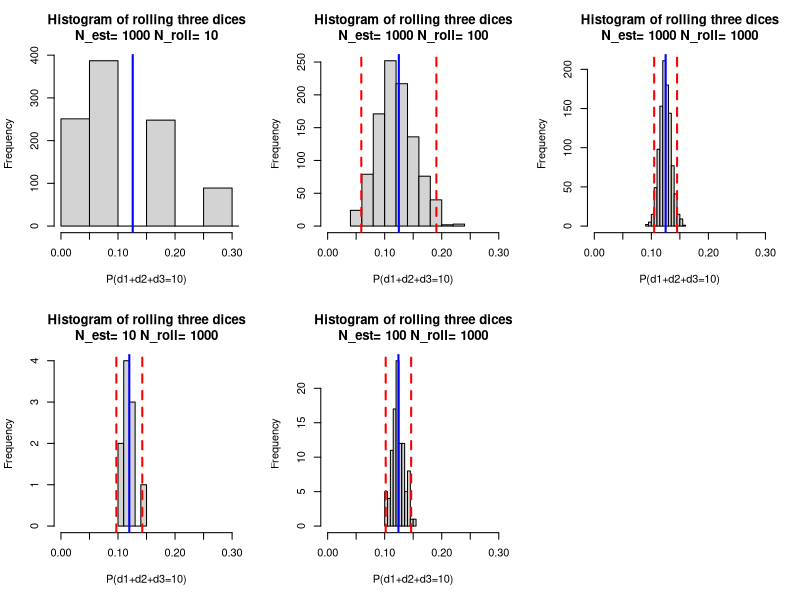

Here is the R script that generated this plot: (Note: a time limit stopped this script after it produced the figure.)
rollD<-function(){
  # this function returns the value of rolling a fair dice
  die <- sample(1:6, 1)
  return(die)
}

oneEst <- function(num_rolls = 1000) {
  # this function returns the estimate of a sum of 10
  # when rolling three fair dice
  count <- 0
  for (i in 1:num_rolls) {
    if (rollD() + rollD()+ rollD() == 10) {
      count <- count + 1
    }
  }
  return(count / num_rolls)
}

getEsts <- function(num_estimates = 100, num_rolls = 1000)
{
  # this function creates a vector of size num_estimates and fills
  # that vector with estimates of rolling a sum of ten using
  # n_roll per computed estimate
  estimates <- rep(0, num_estimates)
  for (i in 1:num_estimates) {
    estimates[i] <- oneEst(num_rolls)
  }
  return(estimates)
}

oneHistogram <- function(num_estimates, num_rolls)
{
  # this function creates a histogram that shows
  # the probability distribution of all estimates of 
  # rolling a sum of ten from three dices using N_est & N_roll
  all_estimates <- getEsts(num_estimates, num_rolls)
  hist(all_estimates, xlim = c(0, 0.3),xlab ="P(d1+d2+d3=10)", main= paste("Histogram of rolling three dices
N_est=",num_estimates, "N_roll=",num_rolls))
  m <- mean(all_estimates)
  abline(v = m, col = "blue", lwd = 2)
  s <- sd(all_estimates)
  abline(v = c(m - 2*s, m + 2*s), col = "red", lwd = 2, lty = "dashed") 
  print(quantile(getEsts(num_estimates), probs=c(0.5, 0.75, 0.95, 0.99)))
}


par(mfrow = c(2,3)) # display graphs in 2 rows, 3 column
# Generating two sets of histograms
# fix N_est, vary N_roll 10, 100, 1000
oneHistogram(1000, 10)
oneHistogram(1000, 100)
oneHistogram(1000, 1000)
# vary N_est 10, 100, 1000, fix N_roll
oneHistogram(10,1000)
oneHistogram(100,1000)
oneHistogram(1000,1000)
